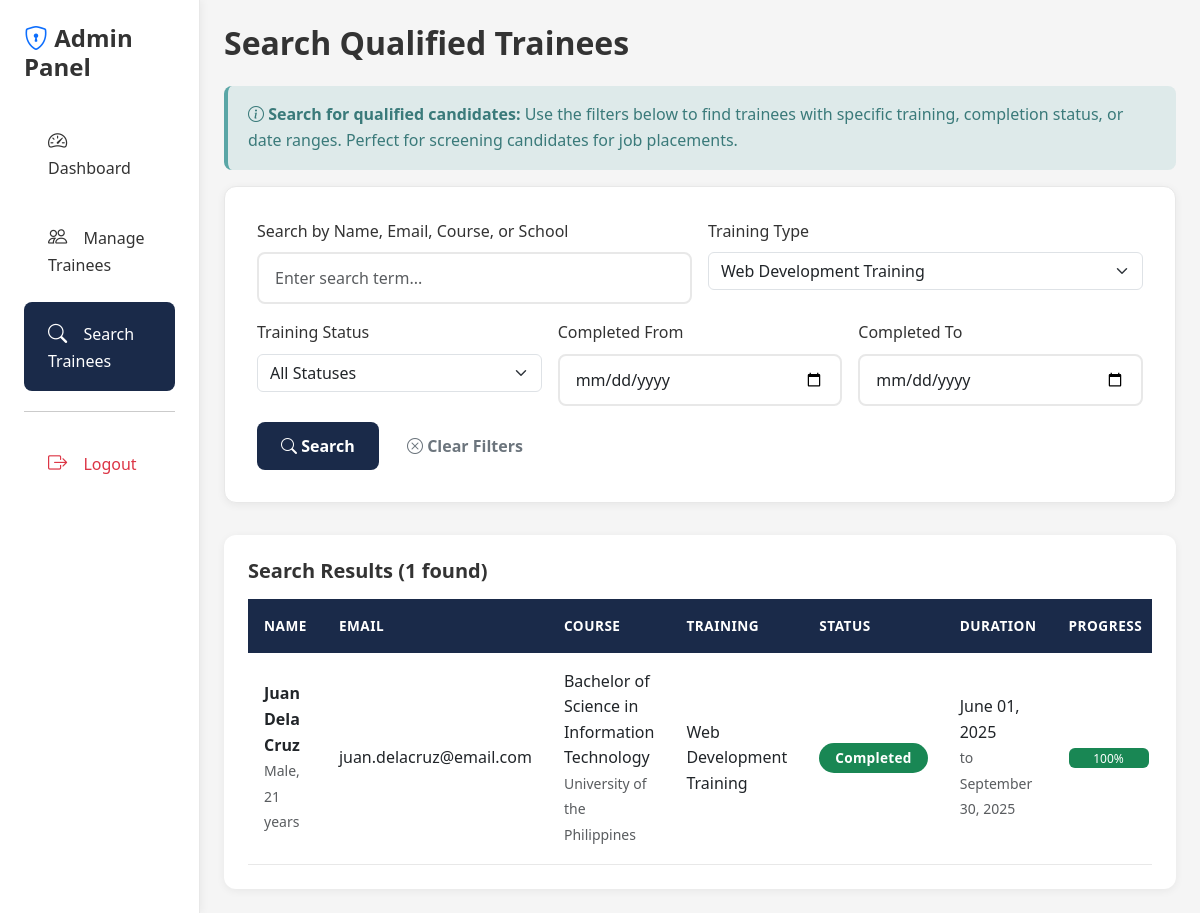
The page /admin/search.php?training_type=Web Development Training (signed in) on the database its author committed.
### tables this page shows
CREATE TABLE IF NOT EXISTS `trainees` (
  `id` int(11) NOT NULL AUTO_INCREMENT,
  `first_name` varchar(50) NOT NULL,
  `last_name` varchar(50) NOT NULL,
  `middle_name` varchar(50) DEFAULT NULL,
  `age` int(11) NOT NULL,
  `sex` enum('Male','Female') NOT NULL,
  `email` varchar(100) NOT NULL,
  `phone` varchar(20) DEFAULT NULL,
  `address` text DEFAULT NULL,
  `course` varchar(100) NOT NULL,
  `school` varchar(150) NOT NULL,
  `year_level` varchar(20) DEFAULT NULL,
  `created_at` timestamp NOT NULL DEFAULT CURRENT_TIMESTAMP,
  `updated_at` timestamp NOT NULL DEFAULT CURRENT_TIMESTAMP ON UPDATE CURRENT_TIMESTAMP,
  PRIMARY KEY (`id`),
  KEY `idx_name` (`last_name`, `first_name`),
  KEY `idx_course` (`course`),
  KEY `idx_school` (`school`)
);

### includes/functions.php (called while the page is built, shortened)
<?php
function sanitize_input($data) {
    global $conn;
    $data = trim($data);
    $data = stripslashes($data);
    $data = htmlspecialchars($data, ENT_QUOTES, 'UTF-8');
    return mysqli_real_escape_string($conn, $data);
}
function format_date($date) {
    return date('F d, Y', strtotime($date));
}
function get_status_badge($status) {
    switch ($status) {
        case 'Completed':
            return 'success';
    }
}
?>

### admin/search.php (the view, shortened to what this page needs)
<?php
require_once '../includes/config.php';
require_once '../includes/functions.php';
$results = [];
$search_performed = false;
if ($_SERVER['REQUEST_METHOD'] === 'GET' && (isset($_GET['search']) || isset($_GET['status']) || isset($_GET['training_type']))) {
    $search_performed = true;
    $training_type_filter = isset($_GET['training_type']) ? sanitize_input($_GET['training_type']) : '';
    $query = "SELECT DISTINCT t.*, tr.training_type, tr.status as training_status, tr.start_date, tr.end_date, tr.completion_percentage
              FROM trainees t
              LEFT JOIN training_records tr ON t.id = tr.trainee_id
              WHERE 1=1";
    $params = [];
    $types = '';
    if (!empty($training_type_filter)) {
        $query .= " AND tr.training_type LIKE ?";
        $params[] = "%$training_type_filter%";
        $types .= 's';
    }
    $query .= " ORDER BY t.last_name, t.first_name";
    if (!empty($params)) {
        $stmt = mysqli_prepare($conn, $query);
        mysqli_stmt_bind_param($stmt, $types, ...$params);
        mysqli_stmt_execute($stmt);
        $results = mysqli_stmt_get_result($stmt);
    } else {
        $results = mysqli_query($conn, $query);
    }
}
$training_types_query = mysqli_query($conn, "SELECT DISTINCT training_type FROM training_records ORDER BY training_type");
?>
<!DOCTYPE html>
<html lang="en">
<head>
    <link href="https://cdn.jsdelivr.net/npm/bootstrap@5.3.0/dist/css/bootstrap.min.css" rel="stylesheet">
    <link rel="stylesheet" href="https://cdn.jsdelivr.net/npm/bootstrap-icons@1.11.0/font/bootstrap-icons.css">
    <link rel="stylesheet" href="../assets/css/style.css">
</head>
<body class="dashboard-page">
    <div class="container-fluid">
        <div class="row">
            <div class="col-md-3 col-lg-2 px-0 sidebar">
                <div class="p-4">
                    <h4 class="fw-bold mb-4">
                        <i class="bi bi-shield-lock text-primary"></i> Admin Panel
                    </h4>
                    <nav class="nav flex-column">
                        <a class="nav-link" href="index.php">
                            <i class="bi bi-speedometer2"></i> Dashboard
                        </a>
                        <a class="nav-link" href="trainees.php">
                            <i class="bi bi-people"></i> Manage Trainees
                        </a>
                        <a class="nav-link active" href="search.php">
                            <i class="bi bi-search"></i> Search Trainees
                        </a>
                        <hr>
                        <a class="nav-link text-danger" href="../logout.php">
                            <i class="bi bi-box-arrow-right"></i> Logout
                        </a>
                    </nav>
                </div>
            </div>
            <div class="col-md-9 col-lg-10 px-4 py-4">
                <h2 class="fw-bold mb-4">Search Qualified Trainees</h2>
                <div class="alert alert-info">
                    <i class="bi bi-info-circle"></i>
                    <strong>Search for qualified candidates:</strong> Use the filters below to find trainees with specific training, completion status, or date ranges. Perfect for screening candidates for job placements.
                </div>
                <div class="search-form">
                    <form method="GET" action="">
                        <div class="row g-3">
                            <div class="col-md-6">
                                <label for="search" class="form-label">Search by Name, Email, Course, or School</label>
                                <input type="text" class="form-control" id="search" name="search"
                                       value="<?php echo isset($_GET['search']) ? htmlspecialchars($_GET['search']) : ''; ?>"
                                       placeholder="Enter search term...">
                            </div>
                            <div class="col-md-6">
                                <label for="training_type" class="form-label">Training Type</label>
                                <select class="form-select" id="training_type" name="training_type">
                                    <?php while ($type = mysqli_fetch_assoc($training_types_query)): ?>
                                        <option value="<?php echo htmlspecialchars($type['training_type']); ?>"
                                                <?php echo (isset($_GET['training_type']) && $_GET['training_type'] === $type['training_type']) ? 'selected' : ''; ?>>
                                            <?php echo htmlspecialchars($type['training_type']); ?>
                                        </option>
                                    <?php endwhile; ?>
                                </select>
                            </div>
                            <div class="col-md-4">
                                <label for="status" class="form-label">Training Status</label>
                                <select class="form-select" id="status" name="status">
                                    <option value="">All Statuses</option>
                                </select>
                            </div>
                            <div class="col-md-4">
                                <label for="date_from" class="form-label">Completed From</label>
                                <input type="date" class="form-control" id="date_from" name="date_from"
                                       value="<?php echo isset($_GET['date_from']) ? htmlspecialchars($_GET['date_from']) : ''; ?>">
                            </div>
                            <div class="col-md-4">
                                <label for="date_to" class="form-label">Completed To</label>
                                <input type="date" class="form-control" id="date_to" name="date_to"
                                       value="<?php echo isset($_GET['date_to']) ? htmlspecialchars($_GET['date_to']) : ''; ?>">
                            </div>
                            <div class="col-12">
                                <button type="submit" class="btn btn-primary">
                                    <i class="bi bi-search"></i> Search
                                </button>
                                <a href="search.php" class="btn btn-outline-secondary">
                                    <i class="bi bi-x-circle"></i> Clear Filters
                                </a>
                            </div>
                        </div>
                    </form>
                </div>
                <?php if ($search_performed): ?>
                    <div class="table-card mt-4">
                        <h5 class="fw-bold mb-3">
                            Search Results
                            <?php if ($results): ?>
                                (<?php echo mysqli_num_rows($results); ?> found)
                            <?php endif; ?>
                        </h5>
                        <?php if ($results && mysqli_num_rows($results) > 0): ?>
                            <div class="table-responsive">
                                <table class="table table-hover">
                                    <thead>
                                        <tr>
                                            <th>Name</th>
                                            <th>Email</th>
                                            <th>Course</th>
                                            <th>Training</th>
                                            <th>Status</th>
                                            <th>Duration</th>
                                            <th>Progress</th>
                                        </tr>
                                    </thead>
                                    <tbody>
                                        <?php while ($row = mysqli_fetch_assoc($results)): ?>
                                            <tr>
                                                <td>
                                                    <strong><?php echo htmlspecialchars($row['first_name'] . ' ' . $row['last_name']); ?></strong>
                                                    <br>
                                                    <small class="text-muted"><?php echo $row['sex']; ?>, <?php echo $row['age']; ?> years</small>
                                                </td>
                                                <td><?php echo htmlspecialchars($row['email']); ?></td>
                                                <td>
                                                    <?php echo htmlspecialchars($row['course']); ?>
                                                    <br>
                                                    <small class="text-muted"><?php echo htmlspecialchars($row['school']); ?></small>
                                                </td>
                                                <td><?php echo htmlspecialchars($row['training_type'] ?? 'N/A'); ?></td>
                                                <td>
                                                    <?php if ($row['training_status']): ?>
                                                        <span class="badge bg-<?php echo get_status_badge($row['training_status']); ?>">
                                                            <?php echo $row['training_status']; ?>
                                                        </span>
                                                    <?php else: ?>
                                                        <span class="text-muted">N/A</span>
                                                    <?php endif; ?>
                                                </td>
                                                <td>
                                                    <?php if ($row['start_date'] && $row['end_date']): ?>
                                                        <?php echo format_date($row['start_date']); ?>
                                                        <br>
                                                        <small class="text-muted">to <?php echo format_date($row['end_date']); ?></small>
                                                    <?php else: ?>
                                                        <span class="text-muted">N/A</span>
                                                    <?php endif; ?>
                                                </td>
                                                <td>
                                                    <?php if ($row['completion_percentage'] !== null): ?>
                                                        <div class="progress" style="height: 20px; min-width: 80px;">
                                                            <div class="progress-bar bg-<?php echo get_status_badge($row['training_status']); ?>"
                                                                 role="progressbar"
                                                                 style="width: <?php echo $row['completion_percentage']; ?>%">
                                                                <?php echo $row['completion_percentage']; ?>%
                                                            </div>
                                                        </div>
                                                    <?php else: ?>
                                                        <span class="text-muted">N/A</span>
                                                    <?php endif; ?>
                                                </td>
                                            </tr>
                                        <?php endwhile; ?>
                                    </tbody>
                                </table>
                            </div>
                        <?php else: ?>
                            <div class="alert alert-warning">
                                <i class="bi bi-exclamation-triangle"></i> No trainees found matching your search criteria.
                            </div>
                        <?php endif; ?>
                    </div>
                <?php endif; ?>
            </div>
        </div>
    </div>
</body>
</html>

### assets/css/style.css (style rules this page uses)
:root { --primary-navy: #1A2A49; --secondary-steel: #3B7C9C; --accent-teal: #5AA6A6; --success-green: #6AA84F; --warning-orange: #E29545; --text-charcoal: #333333; --bg-offwhite: #F5F5F5; --light-gray: #E8E8E8; --white: #FFFFFF; --danger-red: #C84B4B; }
* { margin: 0; padding: 0; box-sizing: border-box; }
body { font-family: 'Segoe UI', Tahoma, Geneva, Verdana, sans-serif; background: var(--bg-offwhite); min-height: 100vh; color: var(--text-charcoal); line-height: 1.6; }
.form-control { border: 2px solid var(--light-gray); border-radius: 8px; padding: 0.75rem 1rem; transition: all 0.3s ease; }
.btn { border-radius: 8px; padding: 0.75rem 1.5rem; font-weight: 600; transition: all 0.3s ease; border: none; }
.btn-primary { background: var(--primary-navy); color: white; }
.dashboard-page { background: var(--bg-offwhite); min-height: 100vh; }
.sidebar { background: var(--white); min-height: 100vh; box-shadow: 2px 0 8px rgba(0, 0, 0, 0.05); border-right: 1px solid var(--light-gray); }
.sidebar .nav-link { color: var(--text-charcoal); padding: 1rem 1.5rem; border-radius: 8px; margin: 0.25rem 0; transition: all 0.3s ease; font-weight: 500; }
.sidebar .nav-link:hover, .sidebar .nav-link.active { background: var(--primary-navy); color: white; }
.sidebar .nav-link i { margin-right: 0.75rem; font-size: 1.2rem; }
.table-card { background: var(--white); border-radius: 12px; padding: 1.5rem; box-shadow: 0 2px 8px rgba(0, 0, 0, 0.06); }
.table { margin-bottom: 0; }
.table thead th { background: var(--primary-navy); color: white; border: none; font-weight: 600; text-transform: uppercase; font-size: 0.85rem; padding: 1rem; letter-spacing: 0.5px; }
.table tbody tr { transition: all 0.2s ease; border-bottom: 1px solid var(--light-gray); }
.table tbody td { padding: 1rem; vertical-align: middle; }
.badge { padding: 0.5rem 1rem; border-radius: 20px; font-weight: 600; font-size: 0.85rem; letter-spacing: 0.3px; }
.alert { border-radius: 8px; border: none; padding: 1rem 1.25rem; }
.alert-info { background: rgba(90, 166, 166, 0.15); color: #3a7a7a; border-left: 4px solid var(--accent-teal); }
.search-form { background: var(--white); border-radius: 12px; padding: 2rem; box-shadow: 0 2px 8px rgba(0, 0, 0, 0.06); margin-bottom: 2rem; border: 1px solid var(--light-gray); }
a { color: var(--accent-teal); text-decoration: none; transition: color 0.3s ease; }

### rows shown on the page
trainees: first_name+last_name "Juan Dela Cruz", sex "Male", age "21", email "juan.delacruz@email.com", course "Bachelor of Science in Information Technology", school "University of the Philippines", training_type "Web Development Training", training_status "Completed", start_date "June 01, 2025", end_date "September 30, 2025", completion_percentage "100"

### other values the page prints
mysqli_num_rows($results) "1"
form field training_type "Web Development Training"
